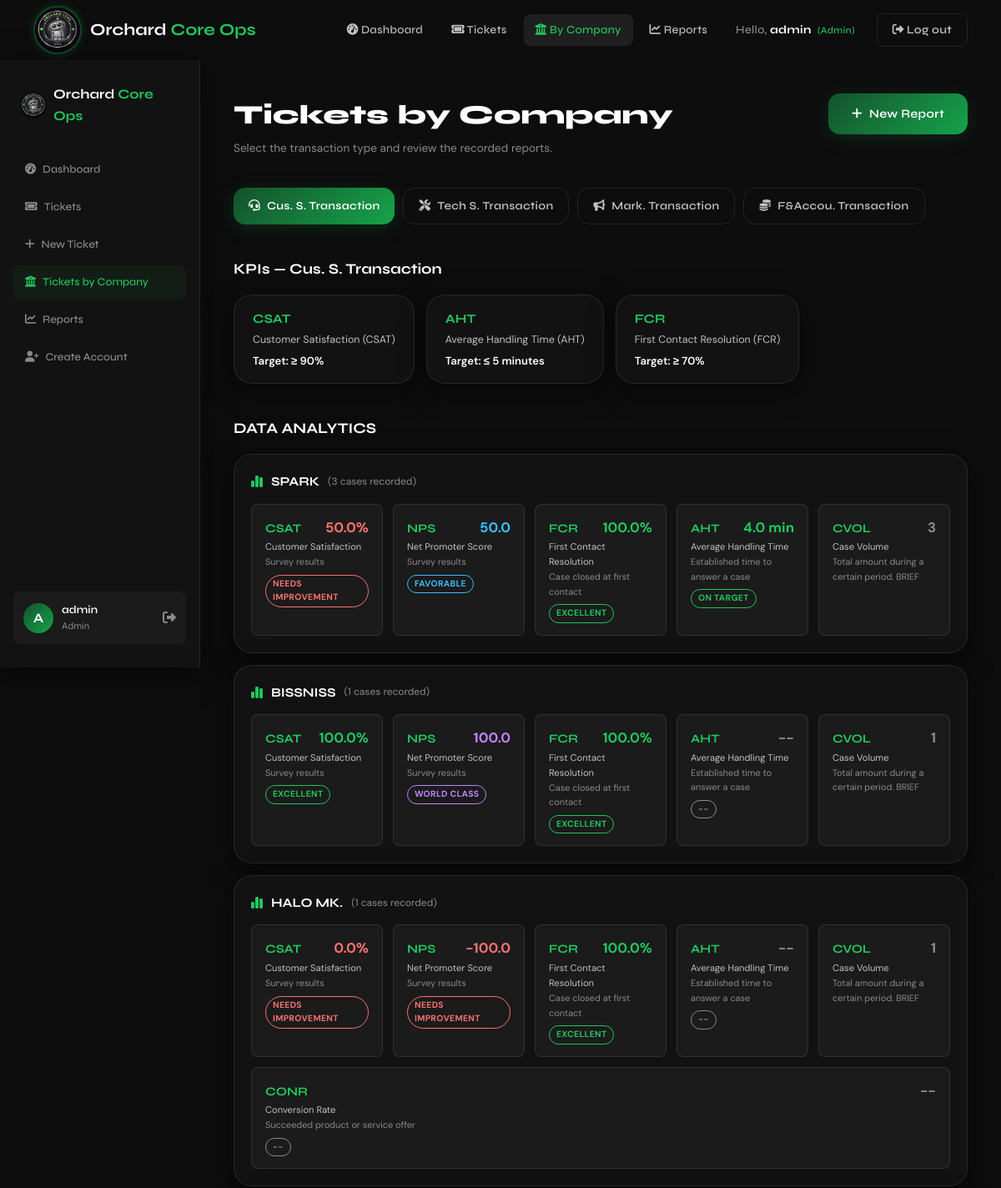
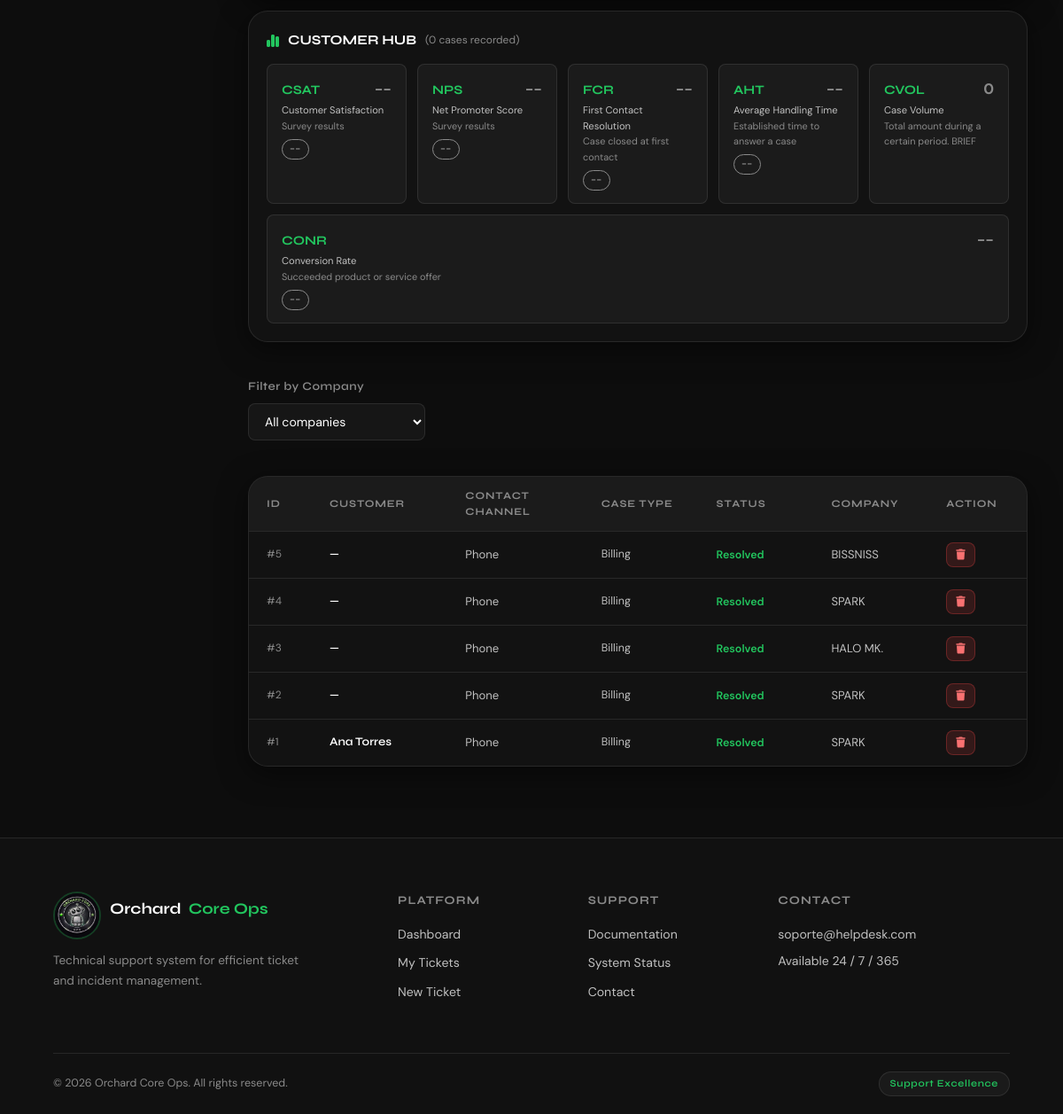
Page /transactions/ (signed in) on the committed database (2 pictures, top to bottom).
### models.py (models this page shows)
class TransactionReport(db.Model):
    __tablename__ = 'transaction_reports'
    id              = db.Column(db.Integer, primary_key=True)
    empresa         = db.Column(db.String(50), nullable=False)
    tipo            = db.Column(db.String(50), nullable=False)  # cus_s, tech_s, mark, finance
    customer_name   = db.Column(db.String(120))
    account_id      = db.Column(db.String(80))
    contact_channel = db.Column(db.String(80))
    issue_type      = db.Column(db.String(120))
    resolution_status = db.Column(db.String(50))
    agent_name      = db.Column(db.String(120))
    kpi_check       = db.Column(db.String(200))
    case_description= db.Column(db.Text)
    call_status     = db.Column(db.String(20))
    csat_response   = db.Column(db.Integer)   # 1 a 5 (satisfacción)
    nps_response    = db.Column(db.Integer)   # 0 a 10 (probabilidad de recomendar)
    handle_time     = db.Column(db.Integer)   # minutos invertidos en el caso (AHT)
    offer_success   = db.Column(db.String(10))# 'Si' / 'No' — oferta de producto/servicio (CONR)
    campaign_name   = db.Column(db.String(120))
    audience_segment= db.Column(db.String(120))
    channel         = db.Column(db.String(120))
    objective       = db.Column(db.String(120))
    transaction_type= db.Column(db.String(120))
    amount          = db.Column(db.String(80))
    currency        = db.Column(db.String(30))
    compliance_req  = db.Column(db.String(120))
    created_at      = db.Column(db.DateTime, default=datetime.utcnow)
    usuario_id      = db.Column(db.Integer, db.ForeignKey('users.id'), nullable=False)

### modules/transactions/routes.py (the view)
@transactions_bp.route('/', methods=['GET'])
@login_required
def index():
    tipo = request.args.get('tipo', 'cus_s')
    empresa_filter = request.args.get('empresa', '')
    rol = session.get('rol')
    empresa_sesion = session.get('empresa', '')
    query = TransactionReport.query.filter_by(tipo=tipo)
    if rol == 'agente':
        query = query.filter_by(empresa=empresa_sesion)
    elif empresa_filter:
        query = query.filter_by(empresa=empresa_filter)
    reportes = query.order_by(TransactionReport.created_at.desc()).all()
    kpis = KPIS.get(tipo, [])
    if rol == 'agente':
        empresas_para_analytics = [empresa_sesion] if empresa_sesion else []
    elif empresa_filter:
        empresas_para_analytics = [empresa_filter]
    else:
        empresas_para_analytics = TIPO_EMPRESAS.get(tipo, [])
    data_analytics = [compute_company_kpis(emp, tipo=tipo) for emp in empresas_para_analytics]
    return render_template('transactions/index.html',
        tipo=tipo, tipos=TIPOS, reportes=reportes,
        kpis=kpis, empresa_filter=empresa_filter,
        empresas_disponibles=TIPO_EMPRESAS.get(tipo, []),
        data_analytics=data_analytics)

### modules/kpi_utils.py (called while the page is built)
def kpis_for_empresa(empresa):
    kpis = list(DATA_ANALYTICS_KPIS)
    if empresa in EMPRESAS_CON_CONR:
        kpis = kpis + [CONR_KPI]
    return kpis

def _avg(values):
    values = [v for v in values if v is not None]
    if not values:
        return None
    return round(sum(values) / len(values), 1)

def rate_csat(value):
    if value is None:
        return None, '--'
    if value < 70:
        return 'low', 'NEEDS IMPROVEMENT'
    if value <= 85:
        return 'strong', 'STRONG'
    return 'excellent', 'EXCELLENT'

def rate_nps(value):
    if value is None:
        return None, '--'
    if value <= 0:
        return 'low', 'NEEDS IMPROVEMENT'
    if value <= 20:
        return 'good', 'GOOD'
    if value <= 60:
        return 'favorable', 'FAVORABLE'
    if value <= 80:
        return 'excellent', 'EXCELLENT'
    return 'world-class', 'WORLD CLASS'

def rate_fcr(value):
    if value is None:
        return None, '--'
    if value < 70:
        return 'low', 'BELOW TARGET'
    if value <= 79:
        return 'strong', 'ON TARGET'
    return 'excellent', 'EXCELLENT'

def rate_aht(value):
    if value is None:
        return None, '--'
    if value <= 5:
        return 'strong', 'ON TARGET'
    return 'low', 'ABOVE TARGET'

def rate_conr(value):
    if value is None:
        return None, '--'
    if value < 50:
        return 'low', 'NEEDS IMPROVEMENT'
    if value < 70:
        return 'good', 'GOOD'
    return 'excellent', 'EXCELLENT'

### modules/transactions/routes.py (called while the page is built)
def login_required(f):
    @wraps(f)
    def decorated_function(*args, **kwargs):
        if 'user_id' not in session:
            return redirect(url_for('auth.login'))
        return f(*args, **kwargs)
    return decorated_function

### templates/transactions/index.html (shortened to what this page needs)
{% extends 'base.html' %}
{% block content %}
<section class="dashboard-section">
  <aside class="sidebar glass-card">
    <div class="sidebar-logo">
      <img src="{{ url_for('static', filename='img/logo.png') }}" alt="Logo" style="width:32px;height:32px;border-radius:50%;object-fit:cover;" />
      <span class="logo-text">Orchard<span class="logo-accent"> Core Ops</span></span>
    </div>
    <nav class="sidebar-nav">
      <a href="{{ url_for('dashboard.index') }}" class="sb-link"><i class="fa-solid fa-gauge-high" style="margin-right:8px;"></i>Dashboard</a>
      <a href="{{ url_for('tickets.list_tickets') }}" class="sb-link"><i class="fa-solid fa-ticket" style="margin-right:8px;"></i>Tickets</a>
      <a href="{{ url_for('tickets.create_ticket') }}" class="sb-link"><i class="fa-solid fa-plus" style="margin-right:8px;"></i>New Ticket</a>
      <a href="{{ url_for('transactions.index') }}" class="sb-link active"><i class="fa-solid fa-building-columns" style="margin-right:8px;"></i>Tickets by Company</a>
      {% if session.get('rol') in ('admin', 'tecnico') %}
      <a href="{{ url_for('reports.index') }}" class="sb-link"><i class="fa-solid fa-chart-line" style="margin-right:8px;"></i>Reports</a>
      {% endif %}
      {% if session.get('rol') == 'admin' %}
      <a href="{{ url_for('auth.register') }}" class="sb-link"><i class="fa-solid fa-user-plus" style="margin-right:8px;"></i>Create Account</a>
      {% endif %}
    </nav>
    <div class="sidebar-user">
      <div class="su-avatar">{{ session.get('username','U')[0].upper() }}</div>
      <div class="su-info">
        <span class="su-name">{{ session.get('username') }}</span>
        <span class="su-role">{{ session.get('rol','')|role_label }}</span>
      </div>
      <a href="{{ url_for('auth.logout') }}" class="su-logout" title="Log out"><i class="fa-solid fa-right-from-bracket"></i></a>
    </div>
  </aside>
  <div class="dashboard-main">
    <div class="dash-topbar">
      <div>
        <h1 class="dash-title">Tickets by Company</h1>
        <p class="dash-sub">Select the transaction type and review the recorded reports.</p>
      </div>
      <a href="{{ url_for('transactions.nuevo', tipo=tipo) }}" class="btn-primary">
        <i class="fa-solid fa-plus"></i> New Report
      </a>
    </div>
    <div class="dash-block">
      <div style="display:flex;gap:10px;flex-wrap:wrap;">
        {% for key, label in tipos.items() %}
        <a href="{{ url_for('transactions.index', tipo=key) }}"
           class="btn-{% if tipo == key %}primary{% else %}ghost{% endif %}"
           style="padding:10px 18px;font-size:0.85rem;">
          {% if key == 'cus_s' %}<i class="fa-solid fa-headset"></i>
          {% elif key == 'tech_s' %}<i class="fa-solid fa-screwdriver-wrench"></i>
          {% elif key == 'mark' %}<i class="fa-solid fa-bullhorn"></i>
          {% elif key == 'finance' %}<i class="fa-solid fa-coins"></i>{% endif %}
          {{ label }}
        </a>
        {% endfor %}
      </div>
    </div>
    <div class="dash-block">
      <h2 class="block-title">KPIs — {{ tipos[tipo] }}</h2>
      <div style="display:flex;gap:14px;flex-wrap:wrap;">
        {% for kpi in kpis %}
        <div class="glass-card" style="padding:16px 22px;display:flex;flex-direction:column;gap:4px;min-width:180px;">
          <span style="font-family:var(--font-head);font-weight:700;font-size:0.95rem;color:var(--green-glow);">{{ kpi.key }}</span>
          <span style="font-size:0.78rem;color:var(--silver);">{{ kpi.label }}</span>
          <span style="font-size:0.82rem;color:var(--white);font-weight:600;">Target: {{ kpi.target }}</span>
        </div>
        {% endfor %}
      </div>
    </div>
    {% if data_analytics %}
    <div class="dash-block">
      <h2 class="block-title">DATA ANALYTICS</h2>
      {% set rating_color = {
        'low': '#f87171', 'good': '#facc15', 'favorable': '#38bdf8',
        'strong': 'var(--green-glow)', 'excellent': 'var(--green-glow)',
        'world-class': '#c084fc', none: 'var(--silver-dim)'
      } %}
      <div style="display:flex;flex-direction:column;gap:14px;">
        {% for emp in data_analytics %}
        <div class="glass-card" style="padding:20px;">
          <div style="display:flex;align-items:center;gap:10px;margin-bottom:14px;">
            <i class="fa-solid fa-chart-simple" style="color:var(--green-glow);"></i>
            <span style="font-family:var(--font-head);font-weight:700;font-size:0.95rem;">{{ emp.empresa }}</span>
            <span style="font-size:0.75rem;color:var(--silver-dim);">({{ emp.total_reportes }} cases recorded)</span>
          </div>
          <div style="display:flex;gap:12px;flex-wrap:wrap;">
            {% for kpi in emp.kpis %}
            {% set d = emp.data[kpi.key] %}
            <div style="flex:1;min-width:150px;padding:14px 16px;background:var(--white-dim2);border:1px solid var(--border);border-radius:var(--radius-sm);">
              <div style="display:flex;justify-content:space-between;align-items:baseline;">
                <span style="font-family:var(--font-head);font-weight:700;font-size:0.9rem;color:var(--green-glow);">{{ kpi.key }}</span>
                <span style="font-size:1.05rem;font-weight:700;color:{{ rating_color.get(d.css) }};">{{ d.display }}</span>
              </div>
              <div style="font-size:0.7rem;color:var(--silver);margin-top:2px;">{{ kpi.label }}</div>
              <div style="font-size:0.68rem;color:var(--silver-dim);">{{ kpi.desc }}</div>
              {% if d.rating %}
              <div style="margin-top:6px;display:inline-block;padding:2px 8px;border-radius:20px;font-size:0.65rem;font-weight:700;letter-spacing:0.03em;color:{{ rating_color.get(d.css) }};border:1px solid {{ rating_color.get(d.css) }};">
                {{ d.rating }}
              </div>
              {% endif %}
            </div>
            {% endfor %}
          </div>
        </div>
        {% endfor %}
      </div>
    </div>
    {% endif %}
    {% if session.get('rol') in ('admin','tecnico') %}
    <div class="dash-block">
      <form method="GET" style="display:flex;gap:12px;align-items:flex-end;flex-wrap:wrap;">
        <div class="form-group" style="margin-bottom:0;min-width:200px;">
          <label>Filter by Company</label>
          <select name="empresa" onchange="this.form.submit()"
                  style="width:100%;padding:10px 14px;background:var(--white-dim2);border:1px solid var(--border);border-radius:var(--radius-sm);color:var(--white);font-size:0.88rem;outline:none;">
            <option value="">All companies</option>
          </select>
        </div>
      </form>
    </div>
    {% endif %}
    <div class="dash-block">
      <div class="glass-card messages-table">
        <div class="table-header" style="grid-template-columns:0.5fr 1.2fr 1.2fr 1fr 1fr 1fr {% if session.get('rol') in ('admin','tecnico') %}0.6fr{% endif %};">
          <span>ID</span>
          <span>Customer</span>
          <span>{% if tipo == 'mark' %}Campaign{% else %}Contact Channel{% endif %}</span>
          <span>{% if tipo == 'mark' %}Objective{% elif tipo == 'finance' %}Transaction Type{% else %}Case Type{% endif %}</span>
          <span>Status</span>
          <span>Company</span>
          {% if session.get('rol') in ('admin','tecnico') %}<span>Action</span>{% endif %}
        </div>
        {% if reportes %}
          {% for r in reportes %}
          <div class="table-row" style="grid-template-columns:0.5fr 1.2fr 1.2fr 1fr 1fr 1fr {% if session.get('rol') in ('admin','tecnico') %}0.6fr{% endif %};">
            <span class="tr-date">#{{ r.id }}</span>
            <span class="tr-name">{{ r.customer_name or r.campaign_name or '—' }}</span>
            <span>{{ r.contact_channel or r.channel or '—' }}</span>
            <span style="font-size:0.78rem;">{{ r.issue_type or r.objective or r.transaction_type or '—' }}</span>
            <span>
              {% set st = r.resolution_status or '' %}
              {% if 'resolved' in st.lower() or 'processed' in st.lower() %}
                <span style="color:var(--green-glow);font-size:0.78rem;font-weight:600;">{{ st }}</span>
              {% elif 'escalated' in st.lower() %}
                <span style="color:#f87171;font-size:0.78rem;font-weight:600;">{{ st }}</span>
              {% else %}
                <span style="color:#facc15;font-size:0.78rem;font-weight:600;">{{ st }}</span>
              {% endif %}
            </span>
            <span style="color:var(--silver);font-size:0.82rem;">{{ r.empresa }}</span>
            {% if session.get('rol') in ('admin','tecnico') %}
            <span>
              <form action="{{ url_for('transactions.eliminar', id=r.id) }}" method="POST" style="display:inline;" onsubmit="return confirm('Delete this report?');">
                <button type="submit" style="padding:5px 10px;background:rgba(239,68,68,0.15);border:1px solid rgba(239,68,68,0.3);border-radius:var(--radius-sm);color:#f87171;font-size:0.75rem;cursor:pointer;">
                  <i class="fa-solid fa-trash"></i>
                </button>
              </form>
            </span>
            {% endif %}
          </div>
          {% endfor %}
        {% else %}
          <div class="empty-state">
            <p>There are no reports of type "{{ tipos[tipo] }}" yet.</p>
            <a href="{{ url_for('transactions.nuevo', tipo=tipo) }}">Create the first one</a>
          </div>
        {% endif %}
      </div>
    </div>
  </div>
</section>
{% endblock %}

### rows in the picture
TransactionReport: empresa "BISSNISS", total_reportes "1", key "CSAT" "NPS" "FCR" "AHT" "CVOL", display "100.0%" "100.0" "100.0%" "--" "1", label "Customer Satisfaction" "Net Promoter Score" "First Contact Resolution" "Average Handling Time" "Case Volume", desc "Survey results" "Survey results" "Case closed at first contact" "Established time to answer a case" "Total amount during a certain period. BRIEF", rating "EXCELLENT" "WORLD CLASS" "EXCELLENT" "--", id "5", customer_name+campaign_name "—", contact_channel "Phone", issue_type "Billing", resolution_status "Resolved"
TransactionReport: empresa "HALO MK.", total_reportes "1", key "CSAT" "NPS" "FCR" "AHT" "CVOL" "CONR", display "0.0%" "-100.0" "100.0%" "--" "1" "--", label "Customer Satisfaction" "Net Promoter Score" "First Contact Resolution" "Average Handling Time" "Case Volume" "Conversion Rate", desc "Survey results" "Survey results" "Case closed at first contact" "Established time to answer a case" "Total amount during a certain period. BRIEF" "Succeeded product or service offer", rating "NEEDS IMPROVEMENT" "NEEDS IMPROVEMENT" "EXCELLENT" "--" "--", id "3", customer_name+campaign_name "—", contact_channel "Phone", issue_type "Billing", resolution_status "Resolved"
TransactionReport: id "4", customer_name+campaign_name "—", contact_channel "Phone", issue_type "Billing", resolution_status "Resolved", empresa "SPARK"
TransactionReport: id "2", customer_name+campaign_name "—", contact_channel "Phone", issue_type "Billing", resolution_status "Resolved", empresa "SPARK"
TransactionReport: id "1", customer_name "Ana Torres", contact_channel "Phone", issue_type "Billing", resolution_status "Resolved", empresa "SPARK"

### other values in the picture
{{ session.get('username') }} "admin"
{{ session.get('username','U')[0].upper() }} "A"
{{ session.get('rol','')|role_label }} "Admin"
{{ label }} "Cus. S. Transaction" "Tech S. Transaction" "Mark. Transaction" "F&Accou. Transaction"
{{ tipos[tipo] }} "Cus. S. Transaction"
{{ kpi.key }} "CSAT" "AHT" "FCR"
{{ kpi.label }} "Customer Satisfaction (CSAT)" "Average Handling Time (AHT)" "First Contact Resolution (FCR)"
{{ kpi.target }} "≥ 90%" "≤ 5 minutes" "≥ 70%"
{{ emp.empresa }} "SPARK" "CUSTOMER HUB"
{{ emp.total_reportes }} "3" "0"
{{ kpi.key }} "CSAT" "NPS" "FCR" "AHT" "CVOL" "CSAT" "NPS" "FCR" "AHT" "CVOL" "CONR"
{{ d.display }} "50.0%" "50.0" "100.0%" "4.0 min" "3" "--" "--" "--" "--" "0" "--"
{{ kpi.label }} "Customer Satisfaction" "Net Promoter Score" "First Contact Resolution" "Average Handling Time" "Case Volume" "Customer Satisfaction" "Net Promoter Score" "First Contact Resolution" "Average Handling Time" "Case Volume" "Conversion Rate"
{{ kpi.desc }} "Survey results" "Survey results" "Case closed at first contact" "Established time to answer a case" "Total amount during a certain period. BRIEF" "Survey results" "Survey results" "Case closed at first contact" "Established time to answer a case" "Total amount during a certain period. BRIEF" "Succeeded product or service offer"
{{ d.rating }} "NEEDS IMPROVEMENT" "FAVORABLE" "EXCELLENT" "ON TARGET" "--" "--" "--" "--" "--"
